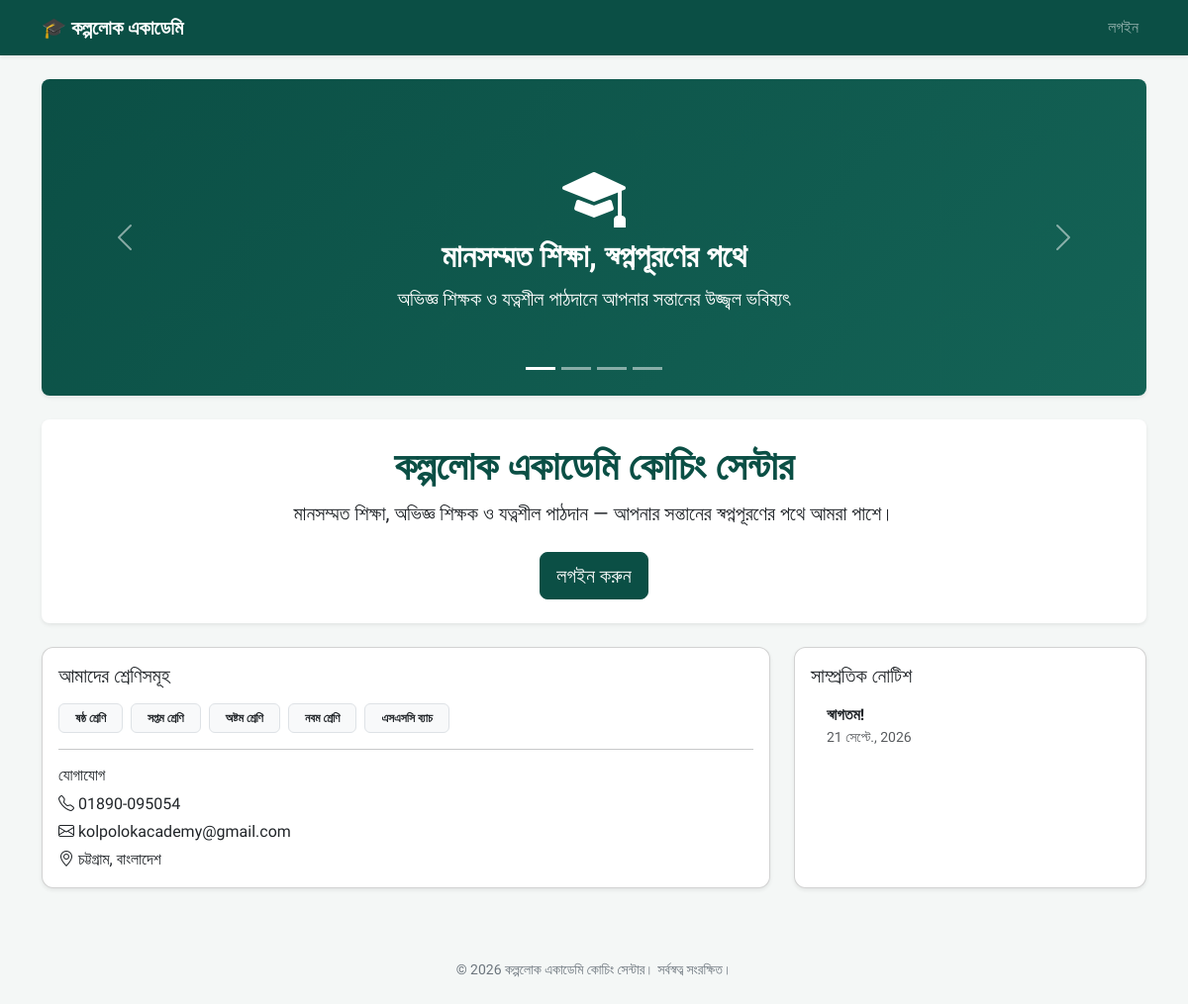
The page / on the database its author committed.
### academy/models.py (models this page shows, shortened)
class SchoolClass(models.Model):
    name = models.CharField(max_length=100, unique=True, help_text="যেমনঃ ষষ্ঠ শ্রেণি, SSC ব্যাচ")
    section = models.CharField(max_length=50, blank=True)
    order = models.PositiveIntegerField(default=0, help_text="তালিকায় ক্রম নির্ধারণের জন্য")
    class Meta:
        ordering = ["order", "name"]

class Notice(models.Model):
    title = models.CharField(max_length=200)
    content = models.TextField()
    posted_by = models.ForeignKey(
        settings.AUTH_USER_MODEL, on_delete=models.SET_NULL, null=True, blank=True, related_name="notices_posted"
    )
    created_at = models.DateTimeField(auto_now_add=True)
    for_class = models.ForeignKey(
        SchoolClass, on_delete=models.SET_NULL, null=True, blank=True, related_name="notices",
        help_text="নির্দিষ্ট শ্রেণির জন্য না হলে খালি রাখুন (সবার জন্য প্রযোজ্য হবে)"
    )
    pinned = models.BooleanField(default=False)
    class Meta:
        ordering = ["-pinned", "-created_at"]

### academy/views.py (the view)
# urls.py: path('', views.home, name='home'),
def home(request):
    notices = Notice.objects.filter(for_class__isnull=True)[:5]
    classes = SchoolClass.objects.all()
    return render(request, "academy/home.html", {"notices": notices, "classes": classes})

### templates/academy/home.html (shortened to what this page needs)
{% extends "base.html" %}
{% block content %}
<div id="academyCarousel" class="carousel slide shadow-sm rounded-3 overflow-hidden mb-4" data-bs-ride="carousel">
    <div class="carousel-indicators">
        <button type="button" data-bs-target="#academyCarousel" data-bs-slide-to="0" class="active"></button>
        <button type="button" data-bs-target="#academyCarousel" data-bs-slide-to="1"></button>
        <button type="button" data-bs-target="#academyCarousel" data-bs-slide-to="2"></button>
        <button type="button" data-bs-target="#academyCarousel" data-bs-slide-to="3"></button>
    </div>
    <div class="carousel-inner">
        <div class="carousel-item active">
            <div class="carousel-slide d-flex align-items-center justify-content-center text-center text-white"
                 style="background: linear-gradient(135deg,#0b4f45,#146356);">
                <div>
                    <i class="bi bi-mortarboard-fill display-3 mb-3"></i>
                    <h2 class="fw-bold">মানসম্মত শিক্ষা, স্বপ্নপূরণের পথে</h2>
                    <p class="lead mb-0">অভিজ্ঞ শিক্ষক ও যত্নশীল পাঠদানে আপনার সন্তানের উজ্জ্বল ভবিষ্যৎ</p>
                </div>
            </div>
        </div>
    </div>
    <button class="carousel-control-prev" type="button" data-bs-target="#academyCarousel" data-bs-slide="prev">
        <span class="carousel-control-prev-icon"></span>
    </button>
    <button class="carousel-control-next" type="button" data-bs-target="#academyCarousel" data-bs-slide="next">
        <span class="carousel-control-next-icon"></span>
    </button>
</div>
<div class="p-4 mb-4 bg-white rounded-3 shadow-sm text-center">
    <h1 class="display-6 fw-bold" style="color:#0b4f45;">কল্পলোক একাডেমি কোচিং সেন্টার</h1>
    <p class="lead">মানসম্মত শিক্ষা, অভিজ্ঞ শিক্ষক ও যত্নশীল পাঠদান — আপনার সন্তানের স্বপ্নপূরণের পথে আমরা পাশে।</p>
    {% if not user.is_authenticated %}
        <a href="{% url 'login' %}" class="btn btn-brand btn-lg mt-2">লগইন করুন</a>
    {% else %}
        <a href="{% url 'dashboard' %}" class="btn btn-brand btn-lg mt-2">আমার ড্যাশবোর্ড</a>
    {% endif %}
</div>
<div class="row g-4">
    <div class="col-md-8">
        <div class="card shadow-sm h-100">
            <div class="card-body">
                <div class="d-flex justify-content-between align-items-center">
                    <h5 class="card-title mb-0">আমাদের শ্রেণিসমূহ</h5>
                </div>
                <div class="d-flex flex-wrap gap-2 mt-3">
                    {% for c in classes %}
                        <span class="badge bg-light text-dark border px-3 py-2">{{ c.name }}{% if c.section %} - {{ c.section }}{% endif %}</span>
                    {% empty %}
                        <p class="text-muted">এখনো কোনো শ্রেণি যুক্ত করা হয়নি।</p>
                    {% endfor %}
                </div>
                <hr>
                <h6>যোগাযোগ</h6>
                <p class="mb-1"><i class="bi bi-telephone"></i> 01890-095054</p>
                <p class="mb-1"><i class="bi bi-envelope"></i> kolpolokacademy@gmail.com</p>
                <p class="mb-0"><i class="bi bi-geo-alt"></i> চট্টগ্রাম, বাংলাদেশ</p>
            </div>
        </div>
    </div>
    <div class="col-md-4">
        <div class="card shadow-sm h-100">
            <div class="card-body">
                <h5 class="card-title">সাম্প্রতিক নোটিশ</h5>
                <ul class="list-group list-group-flush">
                    {% for n in notices %}
                        <li class="list-group-item">
                            <strong>{{ n.title }}</strong>
                            <div class="small text-muted">{{ n.created_at|date:"d M, Y" }}</div>
                        </li>
                    {% empty %}
                        <li class="list-group-item text-muted">কোনো নোটিশ নেই।</li>
                    {% endfor %}
                </ul>
            </div>
        </div>
    </div>
</div>
{% endblock %}

### templates/base.html (style rules this page uses)
body { font-family: 'Hind Siliguri', sans-serif; background-color: #f4f7f6; }
.btn-brand { background-color: #0b4f45; border-color: #0b4f45; color: #fff; }
.card { border-radius: 0.75rem; }

### templates/academy/home.html (style rules this page uses)
.carousel-slide { height: 320px; padding: 1.5rem; }

### rows shown on the page
SchoolClass: name "ষষ্ঠ শ্রেণি"
SchoolClass: name "সপ্তম শ্রেণি"
SchoolClass: name "অষ্টম শ্রেণি"
SchoolClass: name "নবম শ্রেণি"
SchoolClass: name "এসএসসি ব্যাচ"
Notice: title "স্বাগতম!", created_at "21 সেপ্টে., 2026"
